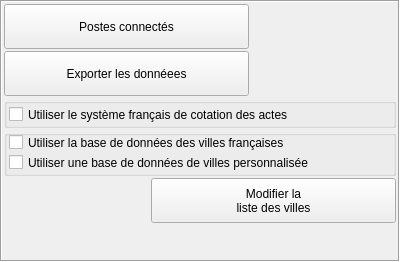
       <widget class="QFrame" name="Exportframe">
        <property name="minimumSize">
         <size>
          <width>400</width>
          <height>262</height>
         </size>
        </property>
        <property name="maximumSize">
         <size>
          <width>16777215</width>
          <height>262</height>
         </size>
        </property>
        <property name="frameShape">
         <enum>QFrame::Box</enum>
        </property>
        <property name="frameShadow">
         <enum>QFrame::Sunken</enum>
        </property>
        <layout class="QVBoxLayout" name="verticalLayout_6" stretch="5,5,5,5,5,0">
         <property name="spacing">
          <number>2</number>
         </property>
         <property name="leftMargin">
          <number>2</number>
         </property>
         <property name="topMargin">
          <number>2</number>
         </property>
         <property name="rightMargin">
          <number>2</number>
         </property>
         <property name="bottomMargin">
          <number>2</number>
         </property>
         <item>
          <widget class="UpPushButton" name="NetworkStatuspushButton">
           <property name="minimumSize">
            <size>
             <width>0</width>
             <height>45</height>
            </size>
           </property>
           <property name="maximumSize">
            <size>
             <width>245</width>
             <height>45</height>
            </size>
           </property>
           <property name="contextMenuPolicy">
            <enum>Qt::NoContextMenu</enum>
           </property>
           <property name="text">
            <string>Postes connectés</string>
           </property>
           <property name="icon">
            <iconset resource="assets/Images/images.qrc">
             <normaloff>:/network.png</normaloff>:/network.png</iconset>
           </property>
           <property name="iconSize">
            <size>
             <width>32</width>
             <height>32</height>
            </size>
           </property>
          </widget>
         </item>
         <item>
          <widget class="UpPushButton" name="ExportImagespushButton">
           <property name="minimumSize">
            <size>
             <width>0</width>
             <height>45</height>
            </size>
           </property>
           <property name="maximumSize">
            <size>
             <width>245</width>
             <height>45</height>
            </size>
           </property>
           <property name="contextMenuPolicy">
            <enum>Qt::NoContextMenu</enum>
           </property>
           <property name="text">
            <string>Exporter les donnéees</string>
           </property>
           <property name="icon">
            <iconset resource="assets/Images/images.qrc">
             <normaloff>:/Valide.png</normaloff>:/Valide.png</iconset>
           </property>
           <property name="iconSize">
            <size>
             <width>32</width>
             <height>32</height>
            </size>
           </property>
          </widget>
         </item>
         <item>
          <widget class="QGroupBox" name="groupBox_2">
           <property name="maximumSize">
            <size>
             <width>16777215</width>
             <height>30</height>
            </size>
           </property>
           <property name="title">
            <string/>
           </property>
           <widget class="QCheckBox" name="CotationsFrancecheckBox">
            <property name="geometry">
             <rect>
              <x>5</x>
              <y>5</y>
              <width>351</width>
              <height>23</height>
             </rect>
            </property>
            <property name="text">
             <string>Utiliser le système français de cotation des actes</string>
            </property>
           </widget>
          </widget>
         </item>
         <item>
          <widget class="QGroupBox" name="groupBox">
           <property name="maximumSize">
            <size>
             <width>16777215</width>
             <height>46</height>
            </size>
           </property>
           <property name="title">
            <string/>
           </property>
           <widget class="QCheckBox" name="UtiliseBDDVillescheckBox">
            <property name="geometry">
             <rect>
              <x>5</x>
              <y>5</y>
              <width>375</width>
              <height>15</height>
             </rect>
            </property>
            <property name="minimumSize">
             <size>
              <width>375</width>
              <height>0</height>
             </size>
            </property>
            <property name="maximumSize">
             <size>
              <width>375</width>
              <height>16777215</height>
             </size>
            </property>
            <property name="text">
             <string>Utiliser la base de données des villes françaises</string>
            </property>
            <property name="autoExclusive">
             <bool>true</bool>
            </property>
           </widget>
           <widget class="QCheckBox" name="UtiliseCustomVillescheckBox">
            <property name="geometry">
             <rect>
              <x>5</x>
              <y>25</y>
              <width>375</width>
              <height>15</height>
             </rect>
            </property>
            <property name="minimumSize">
             <size>
              <width>375</width>
              <height>0</height>
             </size>
            </property>
            <property name="maximumSize">
             <size>
              <width>375</width>
              <height>16777215</height>
             </size>
            </property>
            <property name="text">
             <string>Utiliser une base de données de villes personnalisée</string>
            </property>
            <property name="autoExclusive">
             <bool>true</bool>
            </property>
           </widget>
          </widget>
         </item>
         <item>
          <layout class="QHBoxLayout" name="horizontalLayout_2">
           <item>
            <spacer name="horizontalSpacer">
             <property name="orientation">
              <enum>Qt::Horizontal</enum>
             </property>
             <property name="sizeHint" stdset="0">
              <size>
               <width>40</width>
               <height>20</height>
              </size>
             </property>
            </spacer>
           </item>
           <item>
            <widget class="QPushButton" name="ModifListVillesupPushButton">
             <property name="minimumSize">
              <size>
               <width>245</width>
               <height>45</height>
              </size>
             </property>
             <property name="maximumSize">
              <size>
               <width>245</width>
               <height>45</height>
              </size>
             </property>
             <property name="text">
              <string>Modifier la
liste des villes</string>
             </property>
             <property name="icon">
              <iconset resource="assets/Images/images.qrc">
               <normaloff>:/nature.png</normaloff>:/nature.png</iconset>
             </property>
             <property name="iconSize">
              <size>
               <width>40</width>
               <height>40</height>
              </size>
             </property>
            </widget>
           </item>
          </layout>
         </item>
         <item>
          <spacer name="verticalSpacer_2">
           <property name="orientation">
            <enum>Qt::Vertical</enum>
           </property>
           <property name="sizeHint" stdset="0">
            <size>
             <width>20</width>
             <height>0</height>
            </size>
           </property>
          </spacer>
         </item>
        </layout>
       </widget>
